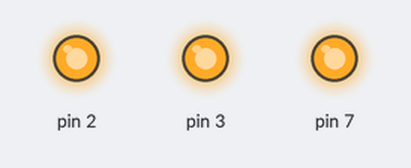
A sketch run on a simulated Arduino Uno, built with avr-gcc and run on an emulated ATmega328P. Parts: output pins drawn as LEDs (lit = HIGH).

Above: at 0.5 s.
At 3.5 s:
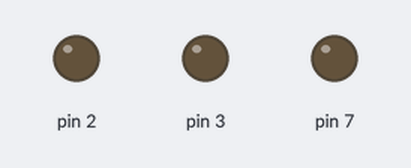
Timing chart, 0 to 4.6 s (numbered marks = the images above):
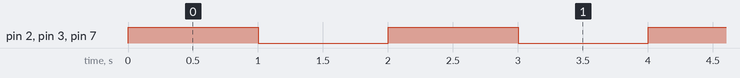

The sketch:

2_blink_Mega_2560.ino
```cpp
/********************************************
date:      "06.02.2023"
author:    "DmitrijP1402"
filename:  "2_blink_Mega_2560.ino"
********************************************/

void setup() {
  DDRD = DDRD | B10001100;  //Leds as OUTPUT at Pin 38, 19 & 18
}

void loop() {
  PORTD = B10001100;   //Led at Pin 38,19,18 HIGH
  delay(1000);         // wait for a second

  PORTD = B00000000;  //Leds at Pin 38,19,18 LOW
  delay(1000);        // wait for a second
}
```

Measured:
- by itself, pin 2, pin 3, pin 7: alternates HIGH for 1.0 s and LOW for 1.0 s
